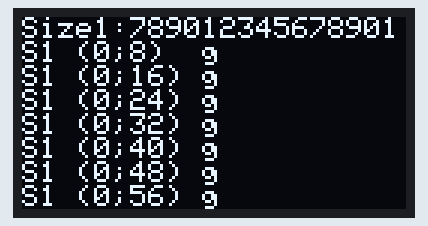
Recording of a sketch running on a simulated Arduino Uno, built with avr-gcc and run on an emulated ATmega328P. Parts: 128×64 one-colour display. The display library's start-up logo is not drawn.

Above: at 0.2 s.
At 10.3 s:
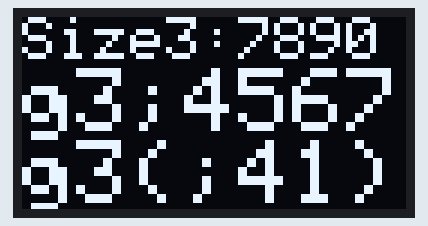
At 25.4 s:
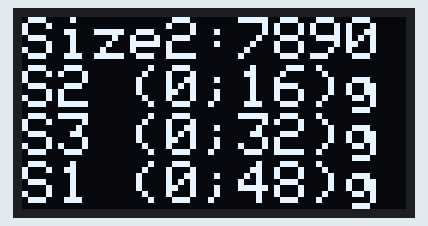
At 35.5 s:
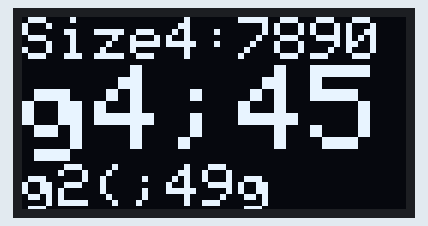

Measured:
- what the display in image 0 shows lasts 5.0 s, from 0.2 s to 5.2 s

The sketch:

Arduino-I2C-OLED-0x96-LayoutText.ino
```cpp
// Test different text layouts

#include <Wire.h>
#include <Adafruit_SSD1306.h>

#define SCREEN_WIDTH 128 // OLED display width, in pixels
#define SCREEN_HEIGHT 64 // OLED display height, in pixels

// Declaration for an SSD1306 display connected to I2C (SDA, SCL pins)
#define OLED_RESET    -1  // Reset pin # (or -1 if sharing Arduino reset pin)
Adafruit_SSD1306 display(SCREEN_WIDTH, SCREEN_HEIGHT, &Wire, OLED_RESET);

void setup() {

  // SSD1306_SWITCHCAPVCC = generate display voltage from 3.3V internally
  if(!display.begin(SSD1306_SWITCHCAPVCC, 0x3C)) { // Address 0x3D for 128x64
    for(;;); // Don't proceed, loop forever
  }

  // Show initial display buffer contents on the screen --
  // the library initializes this with an Adafruit splash screen.
  display.display();
  delay(100); // Pause for 2 seconds
}

void loop() {
  displayText1(); // Tiny
  displayText2(); // Small
  displayText3(); // Medium
  displayText4(); // Large
}

void displayText1(void) {
  display.clearDisplay();
  display.setTextColor(SSD1306_WHITE);
  display.setTextSize(1); // Draw 1X-scale text
  display.setCursor(0, 0);   display.println(F("Size1:789012345678901"));
  display.setCursor(0, 8);   display.println(F("S1 (0;8)  g"));
  display.setCursor(0,16);   display.println(F("S1 (0;16) g"));
  display.setCursor(0,24);   display.println(F("S1 (0;24) g"));
  display.setCursor(0,32);   display.println(F("S1 (0;32) g"));
  display.setCursor(0,40);   display.println(F("S1 (0;40) g"));
  display.setCursor(0,48);   display.println(F("S1 (0;48) g"));
  display.setCursor(0,56);   display.println(F("S1 (0;56) g"));
  display.display();
  delay(5000);
}

void displayText2(void) {
  display.clearDisplay();
  display.setTextColor(SSD1306_WHITE);
  display.setTextSize(2); // Draw 1X-scale text
  display.setCursor(0, 0);   display.println(F("Size2:7890"));
  display.setCursor(0,16);   display.println(F("S2 (0;16)g"));
  display.setCursor(0,32);   display.println(F("S3 (0;32)g"));
  display.setCursor(0,48);   display.println(F("S1 (0;48)g"));
  display.display();
  delay(5000);
}

void displayText3(void) {
  display.clearDisplay();
  display.setTextColor(SSD1306_WHITE);
  display.setTextSize(2); // Draw 1X-scale text
  display.setCursor(0, 0);   display.println(F("Size3:7890"));
  display.setTextSize(3); // Draw 1X-scale text
  display.setCursor(0,17);   display.println(F("g3;4567"));
  display.setCursor(0,41);   display.println(F("g3(;41)"));
  display.display();
  delay(5000);
}

void displayText4(void) {
  display.clearDisplay();
  display.setTextColor(SSD1306_WHITE);
  display.setTextSize(2); // Draw 1X-scale text
  display.setCursor(0, 0);   display.println(F("Size4:7890"));
  display.setTextSize(4); // Draw 1X-scale text
  display.setTextColor(SSD1306_WHITE);
  display.setCursor(0,16);   display.println(F("g4;45"));
  display.setTextSize(2); // Draw 1X-scale text
  display.setCursor(0,49);   display.println(F("g2(;49g"));
  display.display();
  delay(5000);
}
```
